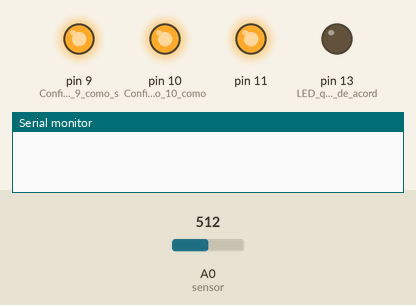
Bench run of a sketch on a simulated Arduino Uno, built with avr-gcc and run on an emulated ATmega328P. On the bench: output pins drawn as LEDs (lit = HIGH), the last lines printed to the serial monitor. The inputs (shaded band) are chosen by the test bench; at power-on: A0 (sensor) = 512.

Above: at 0.1 s.
At 1.1 s:
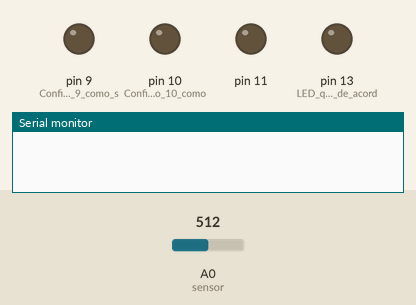
At 18.1 s:
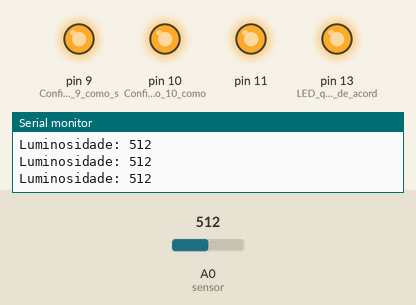
At 37.1 s:
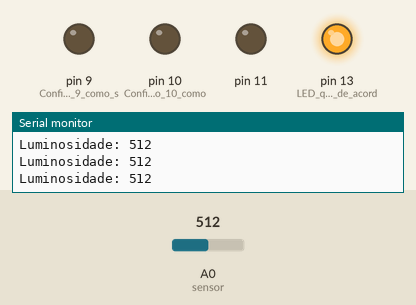
Timing chart, 0 to 40.0 s (numbered marks = the images above):
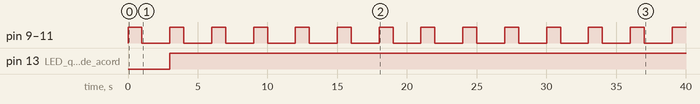

Measured:
- by itself, pin 9 (Configura_o_pino_9_como_s), pin 10 (Configura_o_pino_10_como), pin 11: alternates HIGH for 1.0 s and LOW for 2.0 s
- by itself, pin 13 (LED_que_acendera_de_acord): LOW → HIGH at 3.0 s

The sketch:

Desafio2.ino
```cpp
/*
  www.CodeDecay.com.br
  Licença de uso: Apache 2.0

  Liga o LED por 1 segundo, em seguida desliga o LED por 1 segundo.
  Lê o LDR na porta analógica.
  Aciona um LED de acordo com o valor lido.

  Nesse exercício vamos manter o LED externo nos pinos 11, 10 e 9 do
  Arduino e adicionar um LDR como sensor de luminosidade
 */


// a função setup() é executada quando você liga ou reinicia a placa
void setup() {
  // configura o pino 11 como saída:
  pinMode(11, OUTPUT);
  pinMode(10, OUTPUT); // Configura o pino 10 como saida
  pinMode(9, OUTPUT); // Configura o pino 9 como saida

  pinMode(13, OUTPUT); // LED que acendera de acordo com a luminosidade do LDR

  Serial.begin(9600); // Inicia a comunicação serial com o computador
}

// a função loop() é executada para sempre:
void loop() {
  digitalWrite(11, HIGH);   // liga o LED (escreve o nível HIGH - 5V - no pino 11)
  digitalWrite(10, HIGH);   // liga o LED (escreve o nível HIGH - 5V - no pino 10)
  digitalWrite(9, HIGH);   // liga o LED (escreve o nível HIGH - 5V - no pino 9)
  delay(1000);              // espera 1 segundo = 1000 milisegundos
  digitalWrite(11, LOW);    // desliga o LED (escreve o nível LOW - 0V - no pino 11)
  digitalWrite(10, LOW);    // desliga o LED (escreve o nível LOW - 0V - no pino 10)
  digitalWrite(9, LOW);    // desliga o LED (escreve o nível LOW - 0V - no pino 9)
  delay(1000);              // espera 1 segundo novamente

  int lumi = analogRead(A0); // le o sensor analogico na porta A0 - escala de 0 a 1023
  Serial.print("Luminosidade: "); // escreve a palavra "Luminosidade: " no monitor do computador
  Serial.println(lumi); // escreve o valor da luminosidade lida na tela do computador
  delay(1000);

  if (lumi > 500) { // veriica se a luminosidade eh maior do que 500
    digitalWrite(13, HIGH); // acende o LED se for maior
  } else {
    digitalWrite(13, LOW); // apaga o LED se for menor
  }


}
```
